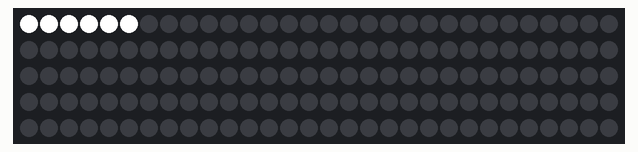
The sketch below on a simulated Arduino Uno, built with avr-gcc and run on an emulated ATmega328P. Shown: 150 RGB LEDs in strip order, left to right, continuing on the next row.

Above: at 0.1 s.

The sketch:

Blink.ino
```cpp
#include <FastLED.h>

// How many leds in your strip?
#define NUM_LEDS 150

// For led chips like Neopixels, which have a data line, ground, and power, you just
// need to define DATA_PIN.  For led chipsets that are SPI based (four wires - data, clock,
// ground, and power), like the LPD8806 define both DATA_PIN and CLOCK_PIN
#define DATA_PIN 6
// #define CLOCK_PIN 13

// Define the array of leds
CRGB leds[NUM_LEDS];

void setup() {
      // Uncomment/edit one of the following lines for your leds arrangement.
      // FastLED.addLeds<TM1803, DATA_PIN, RGB>(leds, NUM_LEDS);
      // FastLED.addLeds<TM1804, DATA_PIN, RGB>(leds, NUM_LEDS);
      // FastLED.addLeds<TM1809, DATA_PIN, RGB>(leds, NUM_LEDS);
      // FastLED.addLeds<WS2811, DATA_PIN, RGB>(leds, NUM_LEDS);
      // FastLED.addLeds<WS2812, DATA_PIN, RGB>(leds, NUM_LEDS);
      // FastLED.addLeds<WS2812B, DATA_PIN, RGB>(leds, NUM_LEDS);
  	  FastLED.addLeds<NEOPIXEL, DATA_PIN>(leds, NUM_LEDS);
      // FastLED.addLeds<APA104, DATA_PIN, RGB>(leds, NUM_LEDS);
      // FastLED.addLeds<UCS1903, DATA_PIN, RGB>(leds, NUM_LEDS);
      // FastLED.addLeds<UCS1903B, DATA_PIN, RGB>(leds, NUM_LEDS);
      // FastLED.addLeds<GW6205, DATA_PIN, RGB>(leds, NUM_LEDS);
      // FastLED.addLeds<GW6205_400, DATA_PIN, RGB>(leds, NUM_LEDS);

      // FastLED.addLeds<WS2801, RGB>(leds, NUM_LEDS);
      // FastLED.addLeds<SM16716, RGB>(leds, NUM_LEDS);
      // FastLED.addLeds<LPD8806, RGB>(leds, NUM_LEDS);
      // FastLED.addLeds<P9813, RGB>(leds, NUM_LEDS);
      // FastLED.addLeds<APA102, RGB>(leds, NUM_LEDS);
      // FastLED.addLeds<DOTSTAR, RGB>(leds, NUM_LEDS);

      // FastLED.addLeds<WS2801, DATA_PIN, CLOCK_PIN, RGB>(leds, NUM_LEDS);
      // FastLED.addLeds<SM16716, DATA_PIN, CLOCK_PIN, RGB>(leds, NUM_LEDS);
      // FastLED.addLeds<LPD8806, DATA_PIN, CLOCK_PIN, RGB>(leds, NUM_LEDS);
      // FastLED.addLeds<P9813, DATA_PIN, CLOCK_PIN, RGB>(leds, NUM_LEDS);
      // FastLED.addLeds<APA102, DATA_PIN, CLOCK_PIN, RGB>(leds, NUM_LEDS);
      // FastLED.addLeds<DOTSTAR, DATA_PIN, CLOCK_PIN, RGB>(leds, NUM_LEDS);
}

void loop() {
  // Turn the LED on, then pause
  leds[0] = CRGB::White;
  leds[1] = CRGB::White;
    leds[2] = CRGB::White;
      leds[3] = CRGB::White;
        leds[4] = CRGB::White;
          leds[5] = CRGB::White;
          digitalWrite(LED_BUILTIN, HIGH);
  FastLED.show();

}
```
